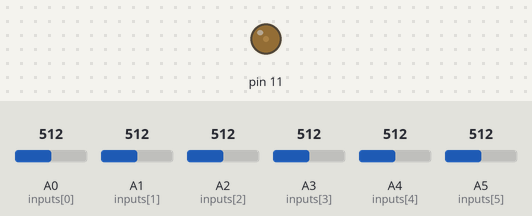
Bench run of a sketch on a simulated Arduino Uno, built with avr-gcc and run on an emulated ATmega328P. Parts: output pins drawn as LEDs (lit = HIGH). Inputs (shaded band) come from the test bench; at power-on: A0 (inputs[0]) = 512, A1 (inputs[1]) = 512, A2 (inputs[2]) = 512, A3 (inputs[3]) = 512, A4 (inputs[4]) = 512, A5 (inputs[5]) = 512. What the sketch prints to the serial monitor is not drawn.

Above: at 1.2 s.
1.3 s: A0 (inputs[0]) set to 716
At 1.7 s:
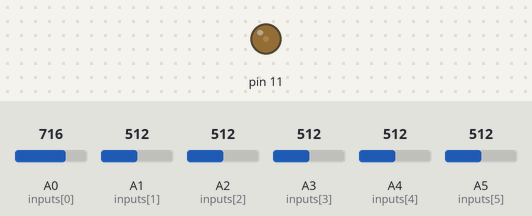
2.8 s: A1 (inputs[1]) set to 992
At 4.0 s:
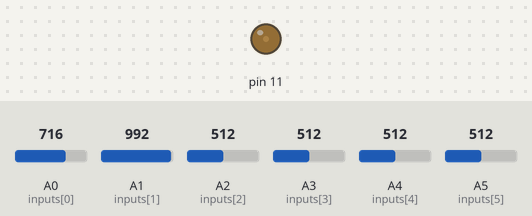
4.3 s: A0 (inputs[0]) set to 992
At 5.2 s:
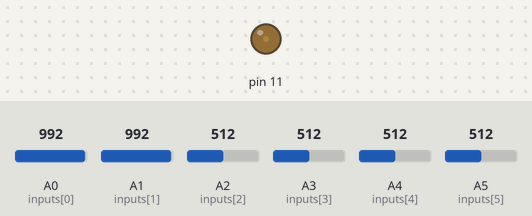
Timing chart, 0 to 7.3 s (numbered marks = the images above; inputs shaded):
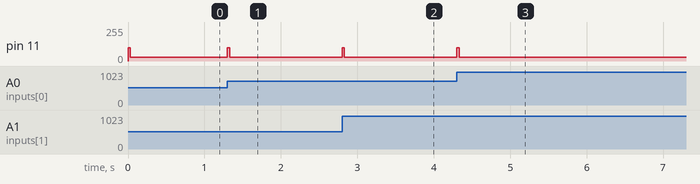

Measured:
- after the input at 1.3 s, pin 11: 30/255 → 100/255 at once, → 30/255 0.03 s later
- after the input at 2.8 s, pin 11: 30/255 → 100/255 at once, → 30/255 0.03 s later
- after the input at 4.3 s, pin 11: 30/255 → 100/255 at once, → 30/255 0.03 s later

The sketch:

drumPad.ino
```cpp
static const uint8_t inputs[]= {A0,A1,A2,A3,A4,A5};
int notes[] = {38,39,40,41,42,43};

int values[6];
int prevs[6];

void setup() {
  // Set MIDI baud rate:
  Serial.begin(115200);

  for(int i =0;i<6;i++)
  {
    values[i]=0;
    prevs[i]=0;
  }
  pinMode(11, OUTPUT);
  analogWrite(11, 30);
}

int maxValue(int array[] ){
  int max=0;
  int maxIndex=0;

  for(int i = 0 ;i<6; i++){
    if(array[i]>max ){
      max = array[i];
      maxIndex = i;
    }
  }
  return maxIndex;
}

void loop() {

    // read inputs values ;
    for(int i=0;i<6;i++)
      values[i]= analogRead(inputs[i]);

    // get index with max value
    int maxInput = maxValue(values);


    if(values[maxInput]>prevs[maxInput] && values[maxInput] > 200){
      if(values[maxInput]>1024)values[maxInput] = 1024;
      noteOn(144,notes[maxInput],(values[maxInput]/8)-1);
      for(int i=0;i<6;i++) prevs[i]=values[i];
      analogWrite(11, 100);
      delay(30);
      return;
    }
    for(int i=0;i<6;i++) prevs[i]=values[i];
    analogWrite(11, 30);

}


// plays a MIDI note. Doesn't check to see that cmd is greater than 127, or that
// data values are less than 127:
void noteOn(int cmd, int pitch, int velocity) {
  Serial.write(cmd);
  Serial.write(pitch);
  Serial.write(velocity);
}
```
